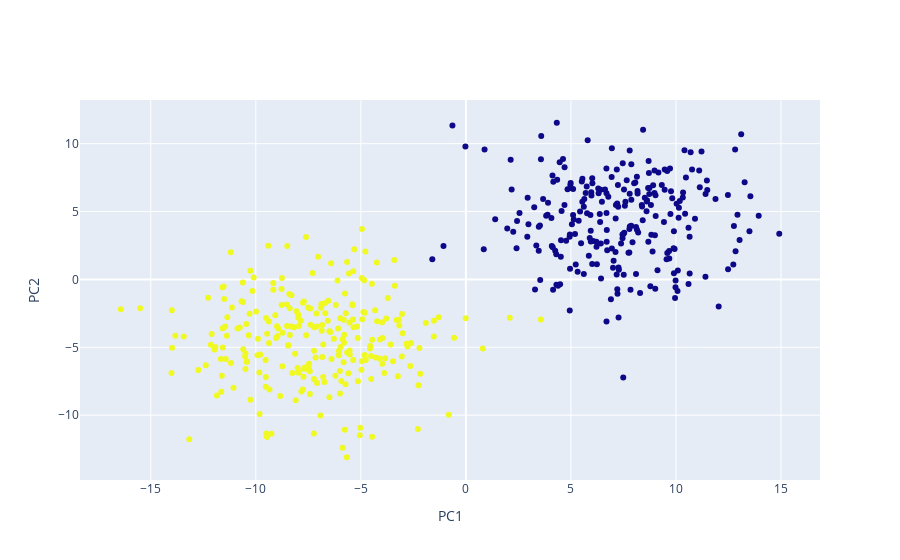

Here is the notebook cell this chart was saved with:
### Markdown cell above
## Now we can apply algorithms to classify the data

### Code cell
fig= go.Figure()

fig.add_trace(
    go.Scatter(
    x= transformed_df[0],
    y= transformed_df[1],
    marker_color=C,
    mode='markers',
    name='post'
    )
)
fig.update_layout(
    xaxis_title='PC1',
    yaxis_title='PC2'
)

fig.show()

### Figure 1 — Plotly figure (JSON) as saved in the notebook; plotly's stock layout.template omitted (floating-point values rounded to 4 significant figures; data arrays with more than 128 entries replaced by an {"elided": "..."} marker saying what was removed)
{"data": [{"marker": {"color": {"elided": "500 int values"}}, "mode": "markers", "name": "post", "type": "scatter", "x": {"elided": "500 float values"}, "y": {"elided": "500 float values"}}], "layout": {"xaxis": {"title": {"text": "PC1"}}, "yaxis": {"title": {"text": "PC2"}}}}
